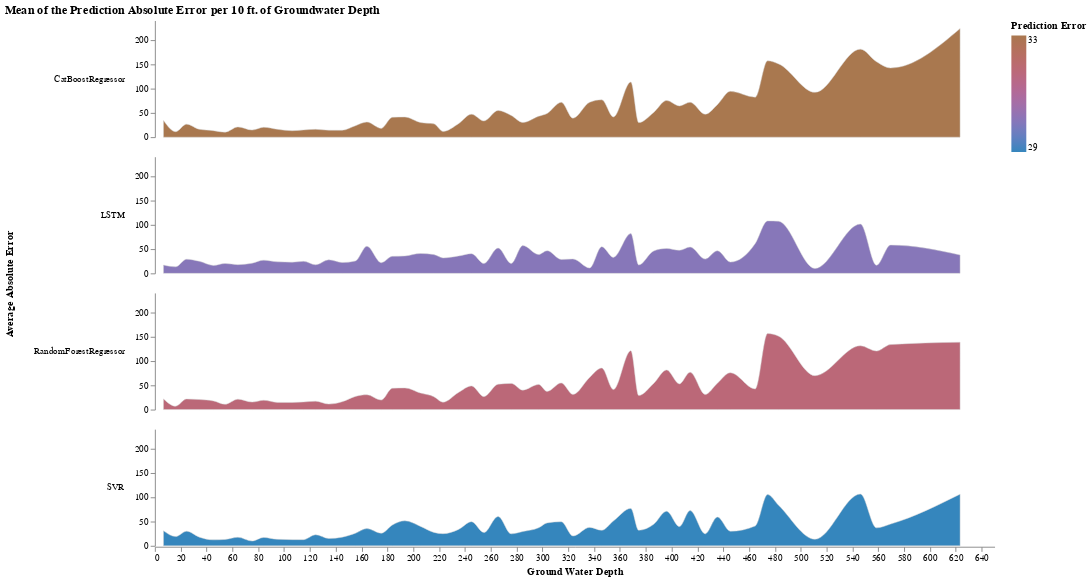

This figure's notebook cell:
### Code cell
draw_model_error_by_feature(error_by_gsegwe_df, x= "2021_GSE_GWE", x_title="Ground Water Depth",
                          title="Mean of the Prediction Absolute Error per 10 ft. of Groundwater Depth", binned=True)

### Figure 1 — Vega-Lite specification as saved in the notebook (floating-point values rounded to 4 significant figures; data arrays with more than 128 entries replaced by an {"elided": "..."} marker saying what was removed)
{"config": {"view": {"continuousWidth": 400, "continuousHeight": 300, "stroke": null}}, "data": {"name": "data-11df9b31c309b2bb9bdf6ee7fdd9d81e"}, "facet": {"row": {"field": "MODEL", "header": {"labelAlign": "left", "labelAngle": 0}, "title": "Average Absolute Error", "type": "nominal"}}, "spec": {"mark": {"type": "area", "interpolate": "monotone", "stroke": "lightgray", "strokeWidth": 0.5}, "encoding": {"fill": {"field": "ERROR_MEAN", "legend": {"title": "Prediction Error"}, "scale": {"range": ["#3586BD", "#A9784F"]}, "type": "quantitative"}, "x": {"axis": {"grid": false}, "field": "2021_GSE_GWE", "title": "Ground Water Depth", "type": "quantitative"}, "y": {"axis": {"grid": false}, "field": "ABS_ERROR", "title": null, "type": "quantitative"}}, "height": 125, "width": 900}, "title": "Mean of the Prediction Absolute Error per 10 ft. of Groundwater Depth", "$schema": "https://vega.github.io/schema/vega-lite/v4.17.0.json", "datasets": {"data-11df9b31c309b2bb9bdf6ee7fdd9d81e": {"elided": "212 records"}}}
